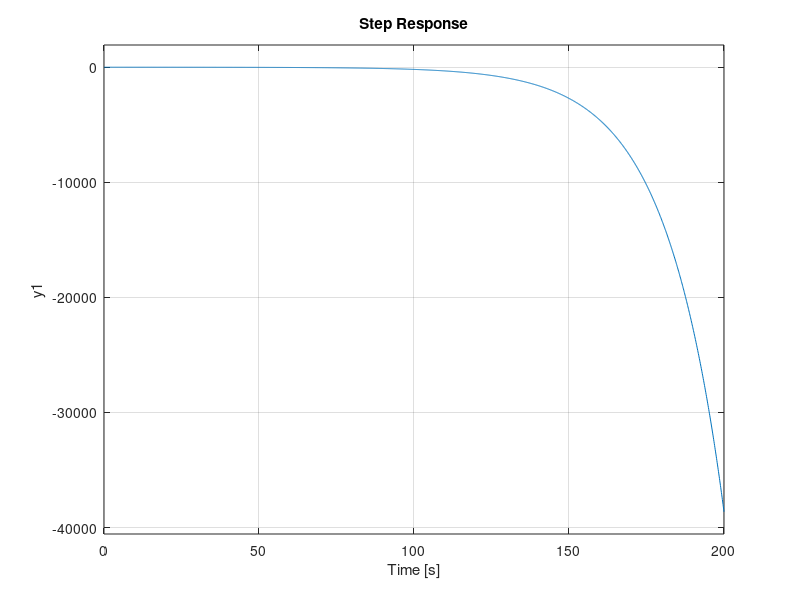

Recreate this plot in MATLAB.

s = tf('s');
g = (0.1*(s-2)/ ((s^2+0.9*s+9)*s));
pi=-14*(1+0.0125/s);
c=(s*(s^2+0.9*s+9))/(s^3+3*s^2+3.5*s);
 f=g*c;
step(f/(1+f));




grid on